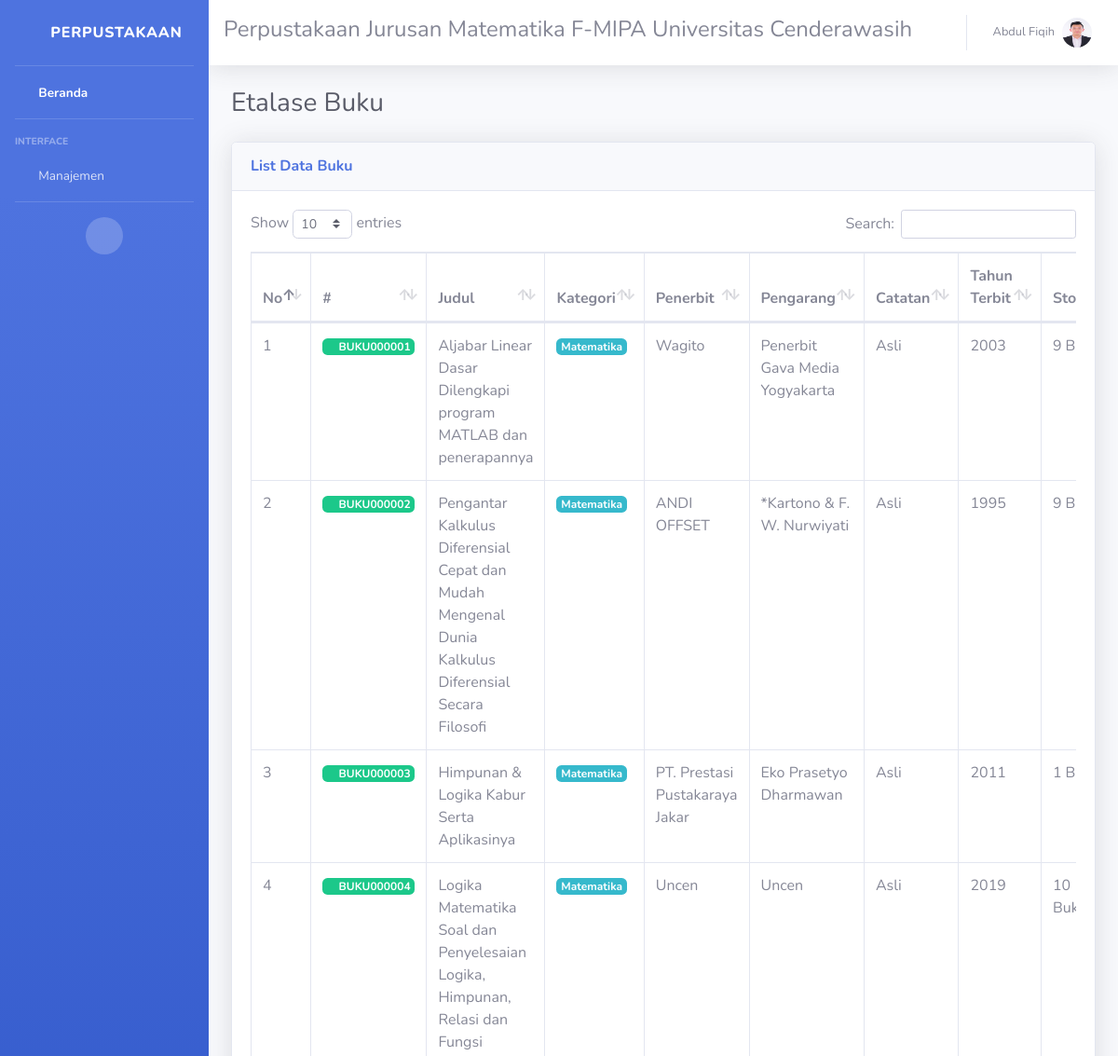
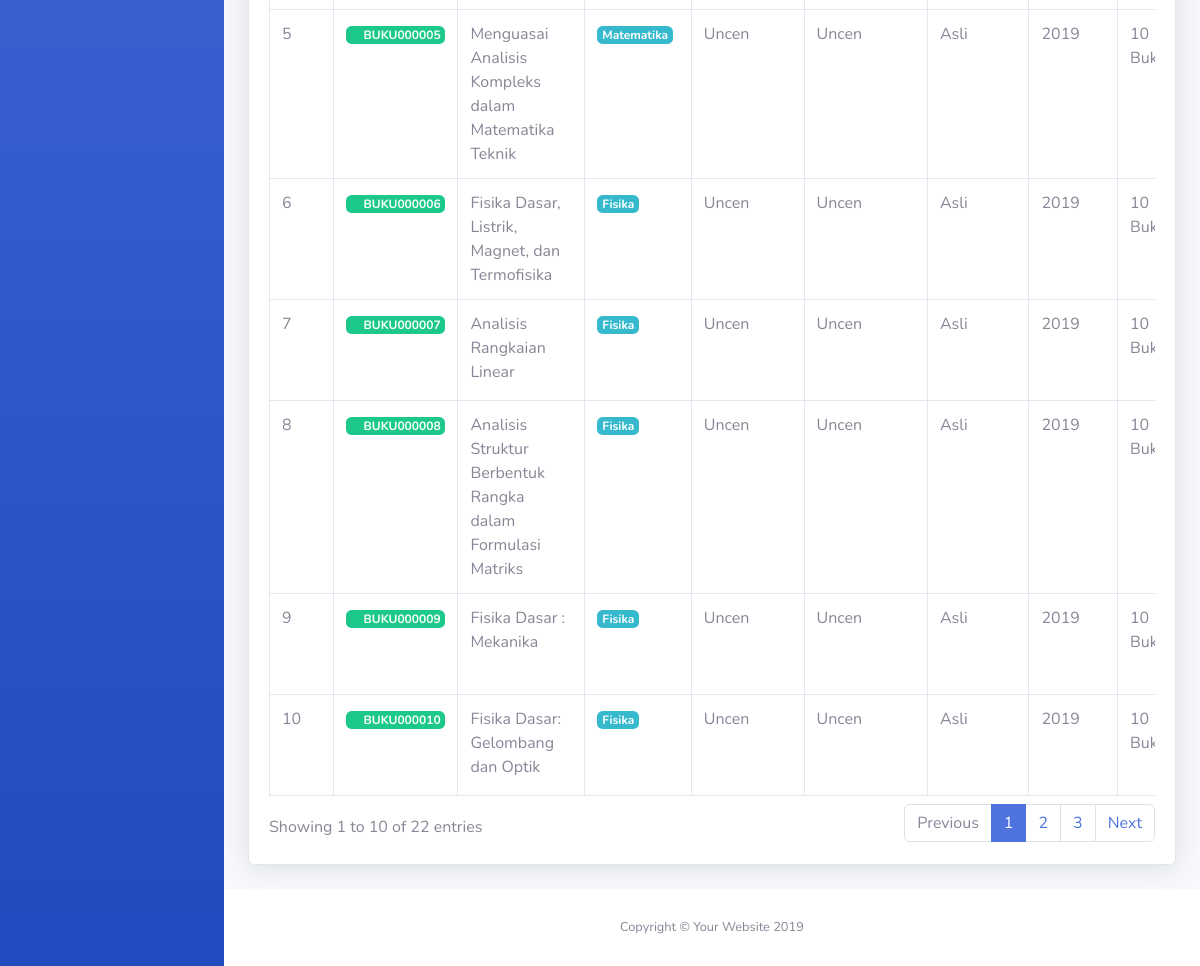
Page /guest/index.php?page=buku (signed in) on the committed database (2 pictures, top to bottom).
### tables this page shows
CREATE TABLE `tbl_mahasiswa` (
  `nim` varchar(15) NOT NULL,
  `nama_lengkap` varchar(100) NOT NULL,
  `email` varchar(50) NOT NULL,
  `password` varchar(10) NOT NULL,
  `anggota_aktif` int(1) NOT NULL,
  `img_mhs` text,
  `terakhir_login` timestamp NULL DEFAULT NULL ON UPDATE CURRENT_TIMESTAMP
);

CREATE TABLE `tbl_buku` (
  `id_buku` varchar(15) NOT NULL,
  `id_kategori` varchar(15) NOT NULL,
  `judul` text NOT NULL,
  `penerbit` varchar(30) NOT NULL,
  `pengarang` varchar(30) NOT NULL,
  `catatan` text NOT NULL,
  `stemming` text NOT NULL,
  `tahun_terbit` int(4) NOT NULL,
  `stok` int(5) NOT NULL,
  `img_buku` text,
  `updated_at` timestamp NULL DEFAULT CURRENT_TIMESTAMP,
  `deleted_at` timestamp NULL DEFAULT NULL
);

CREATE TABLE `tbl_kategori` (
  `id_kategori` varchar(15) NOT NULL,
  `nama_kategori` varchar(30) NOT NULL
);

### guest/page/buku/buku.php (the view, shortened to what this page needs)
<div class="d-sm-flex align-items-center justify-content-between mb-4">
  <h1 class="h3 mb-0 text-gray-800">Etalase Buku</h1>
</div>
<div class="card shadow mb-4">
    <div class="card-header py-3 d-flex flex-row align-items-center justify-content-between">
        <h6 class="m-0 font-weight-bold text-primary">List Data Buku</h6>
    </div>
    <div class="card-body">
        <div class="row">
            <div class="col-sm-12">
                <div class="table-responsive">
                    <table class="table table-bordered dataTable" id="dataTable">
                        <thead>
                            <tr>
                                <th>No</th>
                                <th>#</th>
                                <th>Judul</th>
                                <th>Kategori</th>
                                <th>Penerbit</th>
                                <th>Pengarang</th>
                                <th>Catatan</th>
                                <th>Tahun Terbit</th>
                                <th>Stok</th>
                            </tr>
                        </thead>
                        <tbody>
                        <?php
                        $no = 1;
                        $q = mysqli_query($conn, "SELECT * FROM tbl_buku WHERE deleted_at IS NULL");
                        while($data=mysqli_fetch_array($q)){
                            $nilStok = ($data['stok']-jumlahBuku($data['id_buku']));
                        ?>
                            <tr>
                                <td><?= $no ?></td>
                                <td><label class="badge badge-success"><i class="fas fa-book"></i> <?= $data['id_buku'] ?></label></td>
                                <td><?= $data['judul'] ?></td>
                                <td><?= labelKategori($data['id_kategori']) ?></td>
                                <td><?= $data['penerbit'] ?></td>
                                <td><?= $data['pengarang'] ?></td>
                                <td><?= $data['catatan'] ?></td>
                                <td><?= $data['tahun_terbit'] ?></td>
                                <td><?= stokBuku($nilStok) ?></td>
                            </tr>
                        <?php $no++; } ?>
                        </tbody>
                    </table>
                </div>
            </div>
        </div>
    </div>
</div>

### guest/header.php (shortened to what this page needs)
<nav class="navbar navbar-expand navbar-light bg-white topbar mb-4 static-top shadow">
          <h4>Perpustakaan Jurusan Matematika F-MIPA Universitas Cenderawasih</h4>
          <ul class="navbar-nav ml-auto">
            <li class="nav-item dropdown no-arrow">
              <a class="nav-link dropdown-toggle" href="#" id="userDropdown" role="button" data-toggle="dropdown" aria-haspopup="true" aria-expanded="false">
                <span class="mr-2 d-none d-lg-inline text-gray-600 small"><?= $userdata['nama_lengkap'] ?></span>
                <img class="img-profile rounded-circle" src="<?= $img ?>">
              </a>
            </li>
          </ul>
        </nav>

### guest/service.php (shortened to what this page needs)
<?php
$id     = $_SESSION['id'];
$role   = $_SESSION['role'];
if ($role == 1){
    $q = mysqli_query($conn, "SELECT * FROM tbl_mahasiswa WHERE nim='$id'");
    $userdata = mysqli_fetch_array($q);
} else {
    $q = mysqli_query($conn, "SELECT * FROM tbl_dosen WHERE nip='$id'");
    $userdata = mysqli_fetch_array($q);
}
if ($role == 1){
    ($userdata['img_mhs']!=NULL)?$img='../assets/img/mahasiswa/'.$userdata['img_mhs']:$img='../assets/img/no-photo.png';
} else {
    ($userdata['img_dosen']!=NULL)?$img='../assets/img/dosen/'.$userdata['img_dosen']:$img='../assets/img/no-photo.png';
}
function jumlahBuku($params){
    include "../assets/lib/koneksi.php";
    $sql = mysqli_num_rows(mysqli_query($conn,"SELECT * FROM tbl_peminjaman WHERE id_buku='$params' AND status_pinjaman=0"));
    return $sql;
}
function stokBuku($a){
    if ($a > 0){
        $str = $a." Buku";
    } else {
        $str = "stok belum tersedia";
    }
    return $str;
}
function labelKategori($params){
    include "../assets/lib/koneksi.php";
    $sql = mysqli_query($conn, "SELECT * FROM tbl_kategori WHERE id_kategori='$params'");
    $data = mysqli_fetch_array($sql);
    $val = '<label class="badge badge-info">'.$data['nama_kategori'].'</label>';
    return $val;
}

### rows in the picture
tbl_mahasiswa: nama_lengkap "Abdul Fiqih", img_mhs (picture)
tbl_buku: id_buku "BUKU000001", judul "Aljabar Linear Dasar Dilengkapi program MATLAB dan penerapannya", id_kategori.nama_kategori "Matematika", penerbit "Wagito", pengarang "Penerbit Gava Media Yogyakarta", catatan "Asli", tahun_terbit "2003", nilStok "9…"
tbl_buku: id_buku "BUKU000002", judul "Pengantar Kalkulus Diferensial Cepat dan Mudah Mengenal Dunia Kalkulus Diferensial Secara Filosofi", id_kategori.nama_kategori "Matematika", penerbit "ANDI OFFSET", pengarang "*Kartono & F. W. Nurwiyati", catatan "Asli", tahun_terbit "1995", nilStok "9…"
tbl_buku: id_buku "BUKU000003", judul "Himpunan & Logika Kabur Serta Aplikasinya", id_kategori.nama_kategori "Matematika", penerbit "PT. Prestasi Pustakaraya Jakar", pengarang "Eko Prasetyo Dharmawan", catatan "Asli", tahun_terbit "2011", nilStok "1…"
tbl_buku: id_buku "BUKU000004", judul "Logika Matematika Soal dan Penyelesaian Logika, Himpunan, Relasi dan Fungsi", id_kategori.nama_kategori "Matematika", penerbit "Uncen", pengarang "Uncen", catatan "Asli", tahun_terbit "2019", nilStok "10…"
tbl_buku: id_buku "BUKU000005", judul "Menguasai Analisis Kompleks dalam Matematika Teknik", id_kategori.nama_kategori "Matematika", penerbit "Uncen", pengarang "Uncen", catatan "Asli", tahun_terbit "2019", nilStok "10…"
tbl_buku: id_buku "BUKU000006", judul "Fisika Dasar, Listrik, Magnet, dan Termofisika", id_kategori.nama_kategori "Fisika", penerbit "Uncen", pengarang "Uncen", catatan "Asli", tahun_terbit "2019", nilStok "10…"
tbl_buku: id_buku "BUKU000007", judul "Analisis Rangkaian Linear", id_kategori.nama_kategori "Fisika", penerbit "Uncen", pengarang "Uncen", catatan "Asli", tahun_terbit "2019", nilStok "10…"
tbl_buku: id_buku "BUKU000008", judul "Analisis Struktur Berbentuk Rangka dalam Formulasi Matriks", id_kategori.nama_kategori "Fisika", penerbit "Uncen", pengarang "Uncen", catatan "Asli", tahun_terbit "2019", nilStok "10…"
tbl_buku: id_buku "BUKU000009", judul "Fisika Dasar : Mekanika", id_kategori.nama_kategori "Fisika", penerbit "Uncen", pengarang "Uncen", catatan "Asli", tahun_terbit "2019", nilStok "10…"
tbl_buku: id_buku "BUKU000010", judul "Fisika Dasar: Gelombang dan Optik", id_kategori.nama_kategori "Fisika", penerbit "Uncen", pengarang "Uncen", catatan "Asli", tahun_terbit "2019", nilStok "10…"
